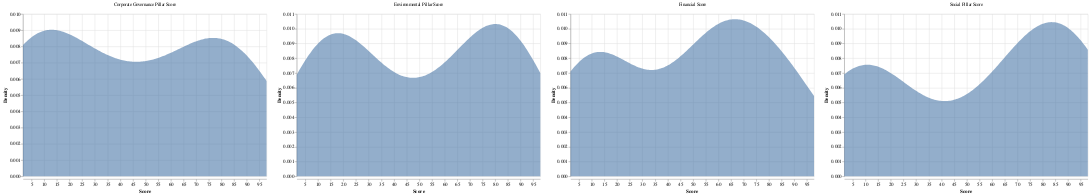

Source (notebook cell):
### Code cell
##plot_kde_per_criterion_altair(df_company_score_bfc, company_col='Company Name', columns=4)  # displays the chart
criteria_list = ["Environmental Pillar Score",	"Social Pillar Score",	"Corporate Governance Pillar Score",	"Financial Score"]

plot_kde_per_criterion_altair(df_company_score_bfc, company_col="Company Name", criteria=criteria_list, columns=4)  # displays the chart

### Figure 1 — Vega-Lite specification as saved in the notebook (floating-point values rounded to 4 significant figures; data arrays with more than 128 entries replaced by an {"elided": "..."} marker saying what was removed)
{"config": {"view": {"continuousWidth": 300, "continuousHeight": 300}}, "data": {"name": "data-9ccbb1921df0287052e371870ca0e28b"}, "facet": {"field": "criterion", "title": null, "type": "nominal"}, "spec": {"mark": {"type": "area", "opacity": 0.6}, "encoding": {"x": {"field": "value", "scale": {"domain": [1.61, 97.77]}, "title": "Score", "type": "quantitative"}, "y": {"field": "density", "title": "Density", "type": "quantitative"}}, "height": 360, "title": "After consensus: KDE by criterion", "transform": [{"density": "value", "extent": [1.61, 97.77], "groupby": ["criterion"], "as": ["value", "density"]}], "width": 540}, "columns": 4, "resolve": {"scale": {"x": "shared", "y": "independent"}}, "$schema": "https://vega.github.io/schema/vega-lite/v5.20.1.json", "datasets": {"data-9ccbb1921df0287052e371870ca0e28b": {"elided": "132 records"}}}
